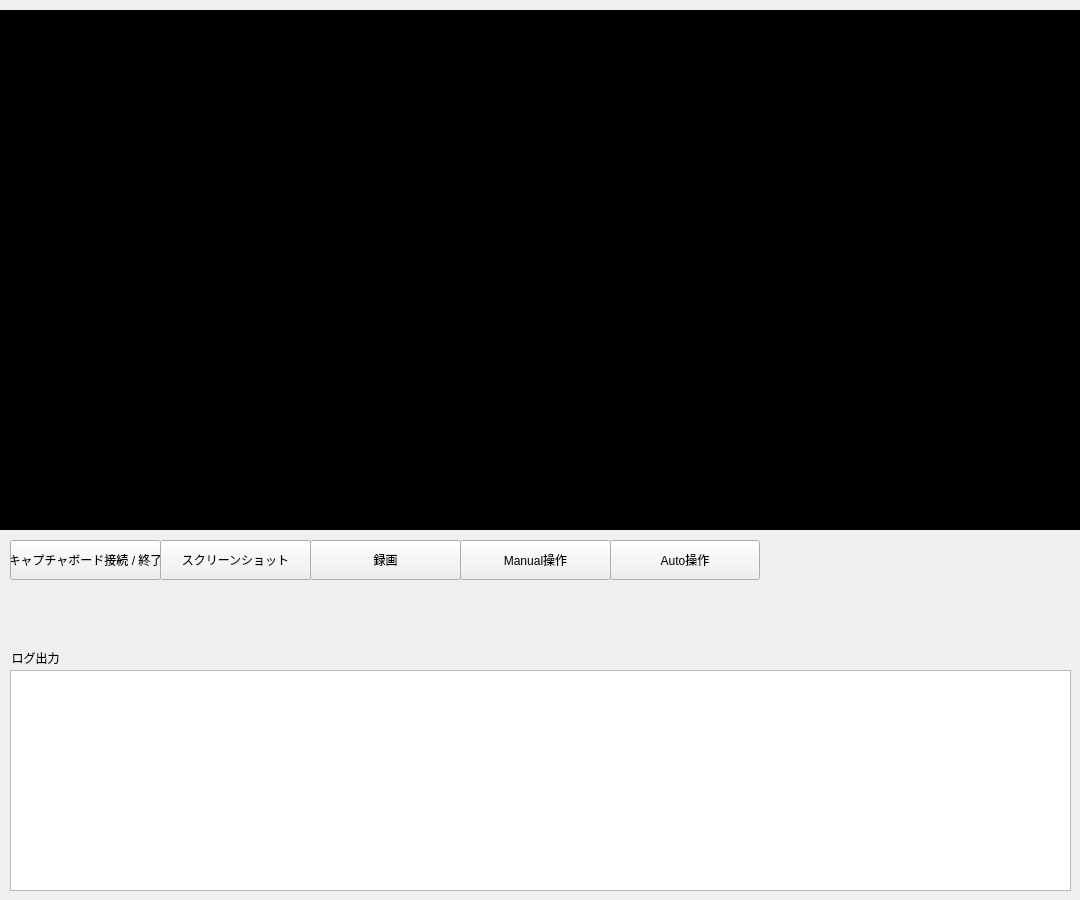
<?xml version="1.0" encoding="UTF-8"?>
<ui version="4.0">
 <class>Widget</class>
 <widget class="QWidget" name="Widget">
  <property name="geometry">
   <rect>
    <x>0</x>
    <y>0</y>
    <width>1080</width>
    <height>900</height>
   </rect>
  </property>
  <property name="windowTitle">
   <string>Widget</string>
  </property>
  <property name="autoFillBackground">
   <bool>true</bool>
  </property>
  <widget class="QLabel" name="game_label">
   <property name="geometry">
    <rect>
     <x>0</x>
     <y>10</y>
     <width>1080</width>
     <height>520</height>
    </rect>
   </property>
   <property name="autoFillBackground">
    <bool>false</bool>
   </property>
   <property name="styleSheet">
    <string notr="true">background-color: black;</string>
   </property>
   <property name="text">
    <string/>
   </property>
  </widget>
  <widget class="QPushButton" name="caputureboad_connection_button">
   <property name="geometry">
    <rect>
     <x>10</x>
     <y>540</y>
     <width>151</width>
     <height>40</height>
    </rect>
   </property>
   <property name="text">
    <string>キャプチャボード接続 / 終了</string>
   </property>
  </widget>
  <widget class="QPushButton" name="screenshot_button">
   <property name="geometry">
    <rect>
     <x>160</x>
     <y>540</y>
     <width>151</width>
     <height>40</height>
    </rect>
   </property>
   <property name="text">
    <string>スクリーンショット</string>
   </property>
  </widget>
  <widget class="QPushButton" name="capture_button">
   <property name="geometry">
    <rect>
     <x>310</x>
     <y>540</y>
     <width>151</width>
     <height>40</height>
    </rect>
   </property>
   <property name="text">
    <string>録画</string>
   </property>
  </widget>
  <widget class="QPushButton" name="manual_operation_button">
   <property name="geometry">
    <rect>
     <x>460</x>
     <y>540</y>
     <width>151</width>
     <height>40</height>
    </rect>
   </property>
   <property name="text">
    <string>Manual操作</string>
   </property>
  </widget>
  <widget class="QPushButton" name="auto_operation_button">
   <property name="geometry">
    <rect>
     <x>610</x>
     <y>540</y>
     <width>150</width>
     <height>40</height>
    </rect>
   </property>
   <property name="text">
    <string>Auto操作</string>
   </property>
  </widget>
  <widget class="QTextEdit" name="log_text">
   <property name="geometry">
    <rect>
     <x>10</x>
     <y>670</y>
     <width>1061</width>
     <height>221</height>
    </rect>
   </property>
  </widget>
  <widget class="QLabel" name="log_label">
   <property name="geometry">
    <rect>
     <x>10</x>
     <y>650</y>
     <width>51</width>
     <height>16</height>
    </rect>
   </property>
   <property name="text">
    <string>ログ出力</string>
   </property>
   <property name="alignment">
    <set>Qt::AlignmentFlag::AlignCenter</set>
   </property>
  </widget>
 </widget>
 <resources/>
 <connections/>
</ui>
